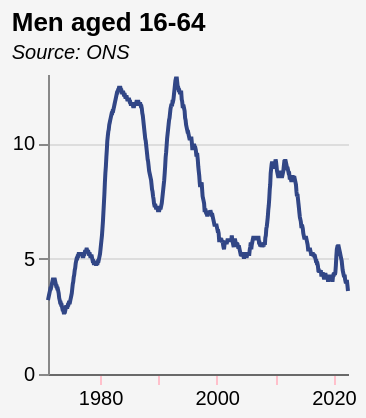

Here is the Vega-Lite specification saved for this chart:
### Vega-Lite specification from a JSON file in a GitHub repository (floating-point values rounded to 4 significant figures; data arrays with more than 128 entries replaced by an {"elided": "..."} marker saying what was removed)
{"$schema": "https://vega.github.io/schema/vega-lite/v5.json", "title": {"text": "Men aged 16-64", "subtitle": " Source: ONS", "subtitleFontStyle": "italic", "subtitleFontSize": 10, "anchor": "start", "color": "black", "subtitleColor": "black"}, "config": {"background": "whitesmoke", "view": {"stroke": "transparent"}}, "width": 150, "height": 150, "data": {"values": {"elided": "618 records"}, "format": {"parse": {"date": "date"}}}, "mark": {"type": "line", "point": false, "color": "#314686"}, "encoding": {"x": {"field": "date", "type": "temporal", "axis": {"title": null, "grid": false, "labelSeparation": 10, "domainColor": "dimgrey", "labelColor": "black", "tickColor": "pink", "gridColor": "dimgrey"}}, "y": {"field": "value", "type": "quantitative", "title": ""}}}
